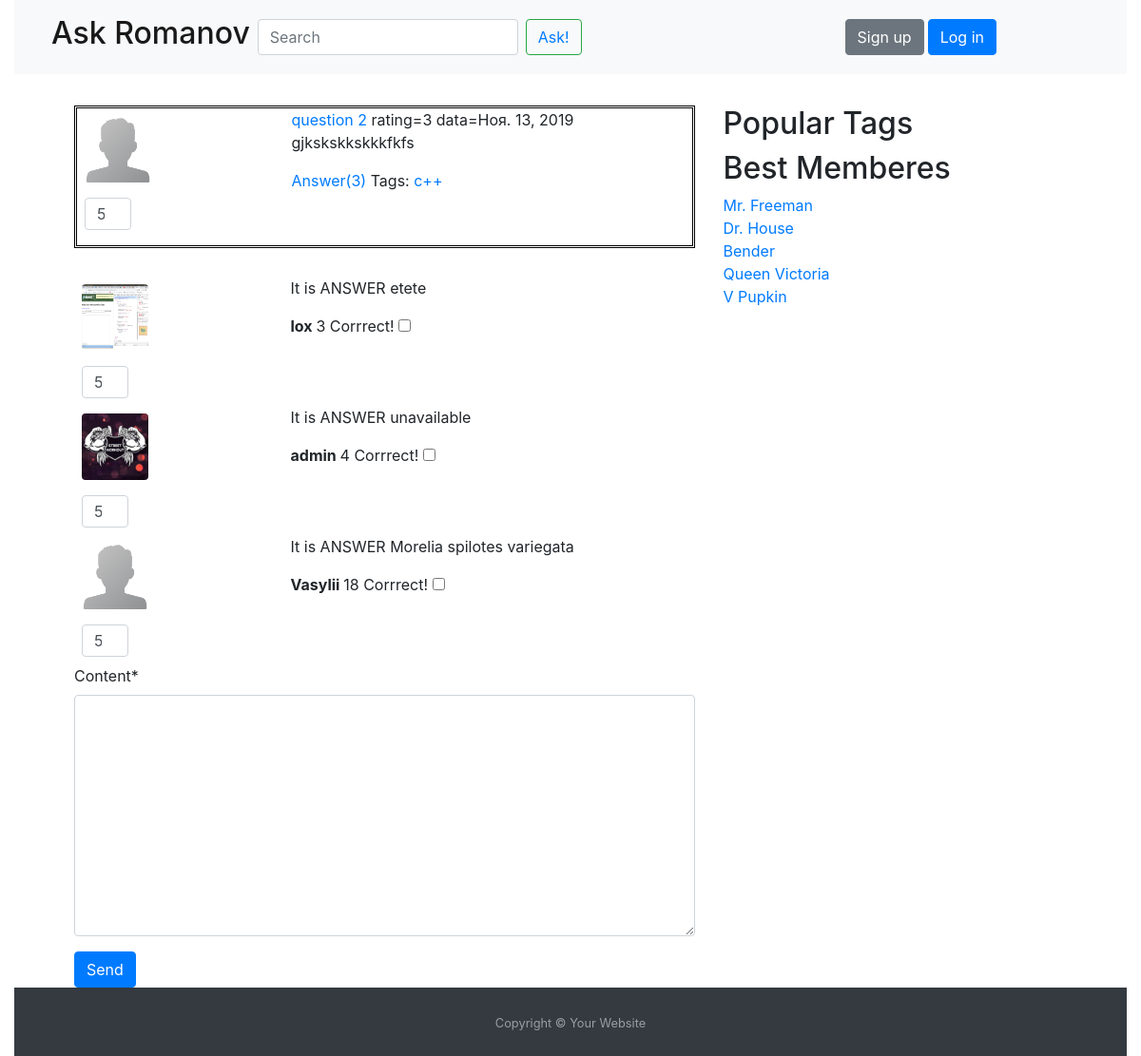
Page /question/2 on the committed database.
### askpupkin/models.py (models this page shows, shortened)
class Question(models.Model):
    title = models.CharField(max_length=255)
    data_create = models.DateField(auto_now_add=True)
    content = models.TextField()
    author = models.ForeignKey(User, on_delete=models.SET_NULL, blank=True, null=True)
    rating = models.IntegerField(default=0)
    tag = models.ManyToManyField(Tag, blank=True)
    objects = QuestionManager()
    @property
    def answer_count(self):
        return self.answer_set.count()

class Profile(models.Model):
    avatar = models.ImageField(default="default.png", upload_to="images/")
    rating = models.IntegerField(default=0)
    user = models.OneToOneField(User, on_delete=models.CASCADE)

class Tag(models.Model):
    tag_word = models.CharField(max_length=80)

class Answer(models.Model):
    content = models.TextField()
    author = models.ForeignKey(User, on_delete=models.SET_NULL, blank=True, null=True)
    data_create = models.DateField(auto_now_add=True)
    rating = models.IntegerField(default=0)
    is_true = models.BooleanField(default=False)
    question = models.ForeignKey(Question, on_delete=models.CASCADE, blank=True, null=True)

### askpupkin/views.py (the view, shortened to what this page needs)
# urls.py: path('question/<int:number>', views.question, name="question"),
def question(request, number):
    answers = Answer.objects.filter(question=number)
    answerform = AnswerForm()
    question = Question.objects.filter(id=number)
    return render(request, 'question.html', {'answers': answers, 'questions': question, 'form': answerform})

### askpupkin/forms.py
class AnswerForm(forms.ModelForm):
    class Meta:
        model = Answer
        fields = ("content",)

### askpupkin/templates/question.html (shortened to what this page needs)
{% extends 'base.html' %}
{% load static %}
{% load crispy_forms_tags %}
{% block content %}
    <div class="content forms">
        {% for question in questions %}
            <div class="row">
                <div class="col-4 d-flex flex-column">
                    <img src="{{ question.author.profile.avatar.url }}" class="rounded m-2"/>
                    <input type="number" name="like" class="form-control m-2 col-3" value="5" size="2"/>
                </div>
                <div class="col-6">
                    <span><a href="#">{{ question.title }}</a></span>
                    <span> rating={{ question.rating }}</span>
                    <span>data={{ question.data_create }}</span>
                    <p>{{ question.content }}</p>
                    <a href="{% url 'question' question.id %}">Answer({{ question.answer_count }}) </a>
                    <span>Tags: </span>
                    {% for tag in question.tag.all %}
                        <a href="{% url 'tag' tag.tag_word %}"> {{ tag.tag_word }}
                    {% endfor %}</a>
                </div>
            </div>
        {% endfor %}
    </div>
    {% for answer in answers %}
        <div class="row">
            <div class="col-4 d-flex flex-column">
                <img src="{{ answer.author.profile.avatar.url }}" class="rounded m-2"/>
                <input type="number" name="like" class="form-control m-2 col-3" value="5" size="2"/>
            </div>
            <div class="col-6">
                <p>It is ANSWER&nbsp;{{ answer.content }}</p>
                <strong>{{ answer.author }}&nbsp;</strong><span>{{ answer.rating }}</span>
                <label for="correct_answ">Corrrect!</label>
                <input type="checkbox" id="correct_answ">
            </div>
        </div>
    {% endfor %}
    <form method="post">
        {{ form|crispy }}
        <input class="btn btn-primary" type="submit" value="Send"></input>
    </form>
{% endblock %}

### askpupkin/static/css/style.css (style rules this page uses)
.forms { width: 100%; height: 150px; margin-bottom: 30px; border: 3px double black; }
.row img { width: 70px; height: 70px; }

### rows in the picture
Question: author.profile.avatar (placeholder picture), title "question 2", rating "3", data_create "Ноя. 13, 2019", content "gjkskskkskkkfkfs", answer_count "3"
Tag: tag_word "c++"
Answer: author.profile.avatar (picture), content "etete", author "lox", rating "3"
Answer: author.profile.avatar (picture), content "unavailable", author "admin", rating "4"
Answer: author.profile.avatar (placeholder picture), content "Morelia spilotes variegata", author "Vasylii", rating "18"
